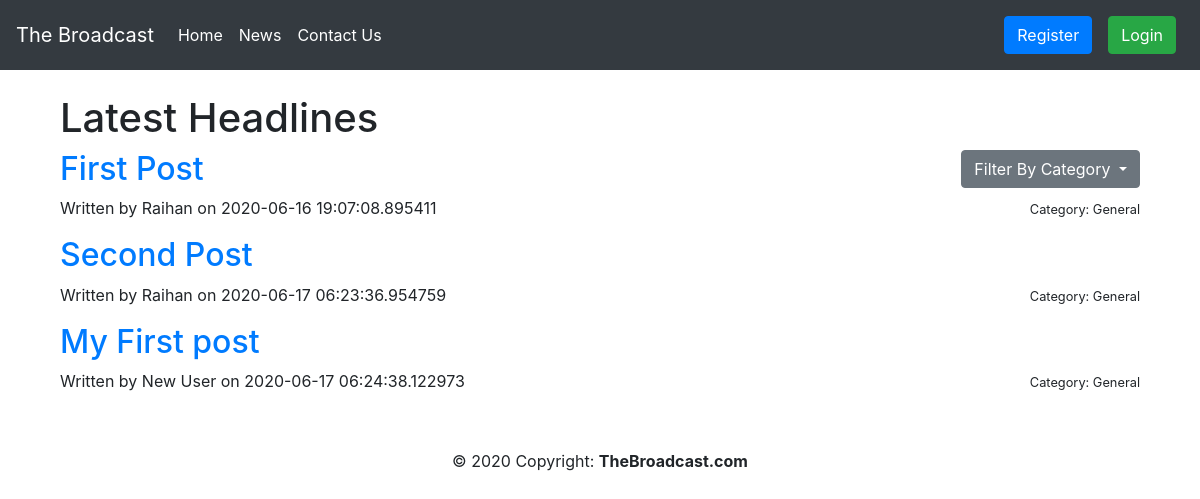
The page /filter/General on the database its author committed.
### app.py (models this page shows, shortened)
class NewsPost(db.Model):
    id = db.Column(db.Integer, primary_key = True)
    title = db.Column(db.String(200), nullable = False)
    content = db.Column(db.Text, nullable = False)
    author = db.Column(db.String(100), nullable = False, default = 'Anonymous')
    category = db.Column(db.String(50), nullable = False)
    date_created = db.Column(db.DateTime, nullable = False, default = datetime.utcnow)

### app.py (the view)
@app.route('/filter/<string:cat>')
def filter(cat):
    posts = NewsPost.query.filter_by(category = cat).all()
    return render_template('news.html', News = posts)

### templates/news.html (shortened to what this page needs)
{% extends 'index.html' %}
{% block body%}
    <div class="container">
        <h1>Latest Headlines
        </h1>
        <div class="drop-down float-right">
            <a class="btn btn-secondary dropdown-toggle pull-right" href="#" role="button" id="dropdownMenuLink" data-toggle="dropdown" aria-haspopup="true" aria-expanded="false">
              Filter By Category
            </a>
        </div>
        {% if News == [] %}
            <br>
            <br>
            <h2>New Articles Will Be Added Soon</h2>
        {% else %}
            {% for post in News %}
                <h2> <a href="/single/{{post.id}}">{{post.title}} </a>
                </h2>
                <p class="float-right"><small>Category: {{post.category}}</small></p>
                <p>Written by {{post.author}} on {{post.date_created}}</p>
            {%endfor%}
        {% endif %}
    </div>
{% endblock %}

### templates/index.html (shortened to what this page needs)
<!DOCTYPE html>
<html lang="en">
<head>
    <link rel="stylesheet" href="https://stackpath.bootstrapcdn.com/bootstrap/4.3.1/css/bootstrap.min.css"
>
</head>
<body>
    {% include 'includes/_navbar.html' %}
    <div class="container">
        {% block body %} {% endblock %}
    </div>
    <br>
    <footer class="footer">
        <div class="footer-copyright py-3 text-center">
            &copy; 2020 Copyright:
              <strong> TheBroadcast.com</strong>
          </div>
    </footer>
</body>
</html>

### templates/includes/_navbar.html (shortened to what this page needs)
<nav class="navbar navbar-expand-md navbar-dark bg-dark mb-4">
    <a class="navbar-brand" href="/">The Broadcast</a>
    <div class="collapse navbar-collapse" id="navbarCollapse">
        <ul class="navbar-nav mr-auto">
            <li class="nav-item active">
                <a class="nav-link" href="/">Home </a>
            </li>
            <li class="nav-item active">
                <a class="nav-link" href="/news">News</a>
            </li>
            <li class="nav-item active">
                <a class="nav-link" href="/about">Contact Us</a>
            </li>
        </ul>
        <ul class="nav navbar-nav navbar-right">
            {% if session.logged_in %}
            <li class="nav-item"><a class="nav-link" href="/logout"><button class="btn btn-primary">Logout</button></a></li>
            {% else %}
            <li class="nav-item"><a class="nav-link" href="/register"><button class="btn btn-primary">Register</button></a></li>
            <li class="nav-item"><a class="nav-link" href="/login"><button class="btn btn-success">Login</button></a></li>
            {% endif %}
        </ul>
    </div>
</nav>

### rows shown on the page
NewsPost: title "First Post", category "General", author "Raihan", date_created "2020-06-16 19:07:08.895411"
NewsPost: title "Second Post", category "General", author "Raihan", date_created "2020-06-17 06:23:36.954759"
NewsPost: title "My First post", category "General", author "New User", date_created "2020-06-17 06:24:38.122973"
